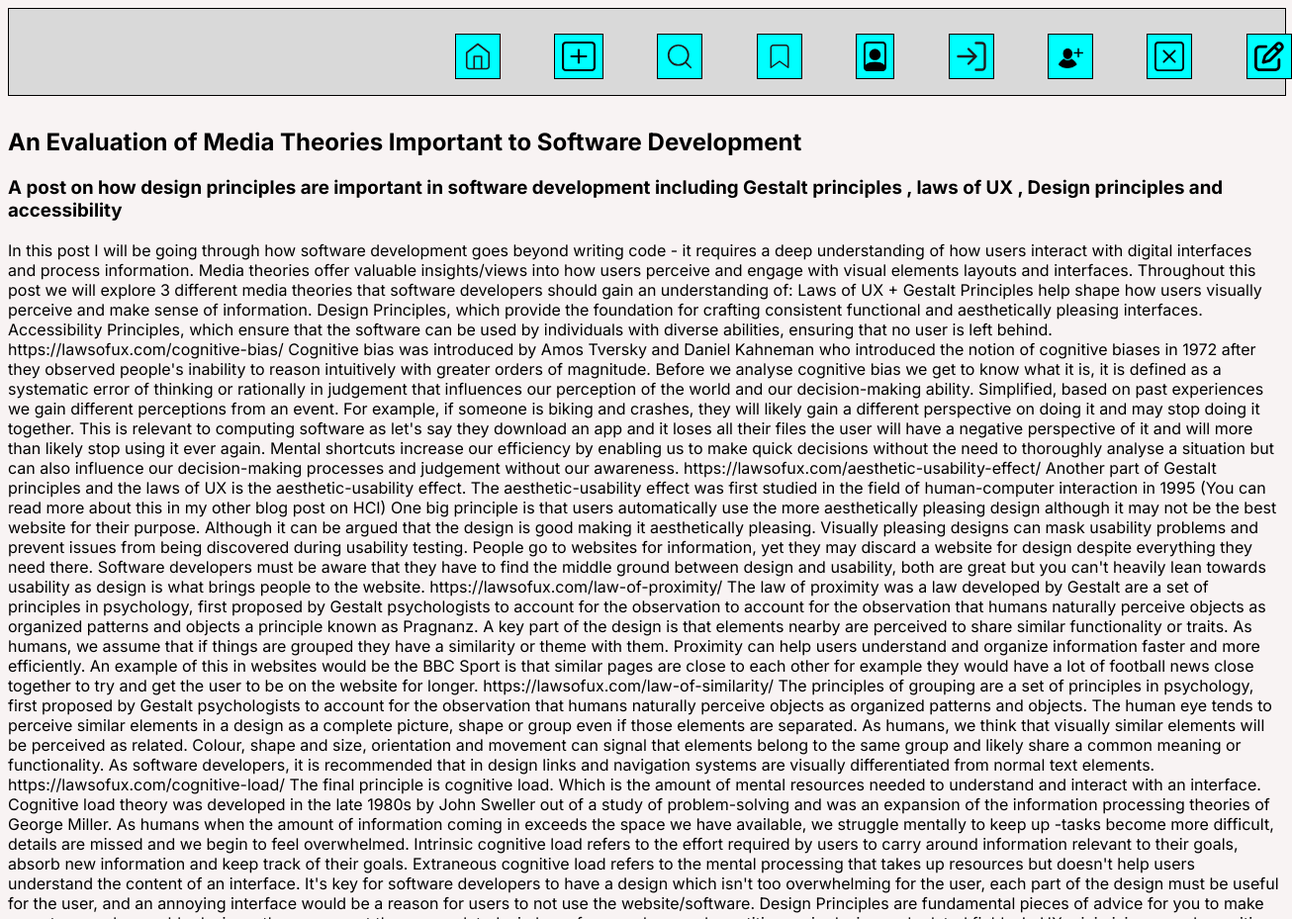
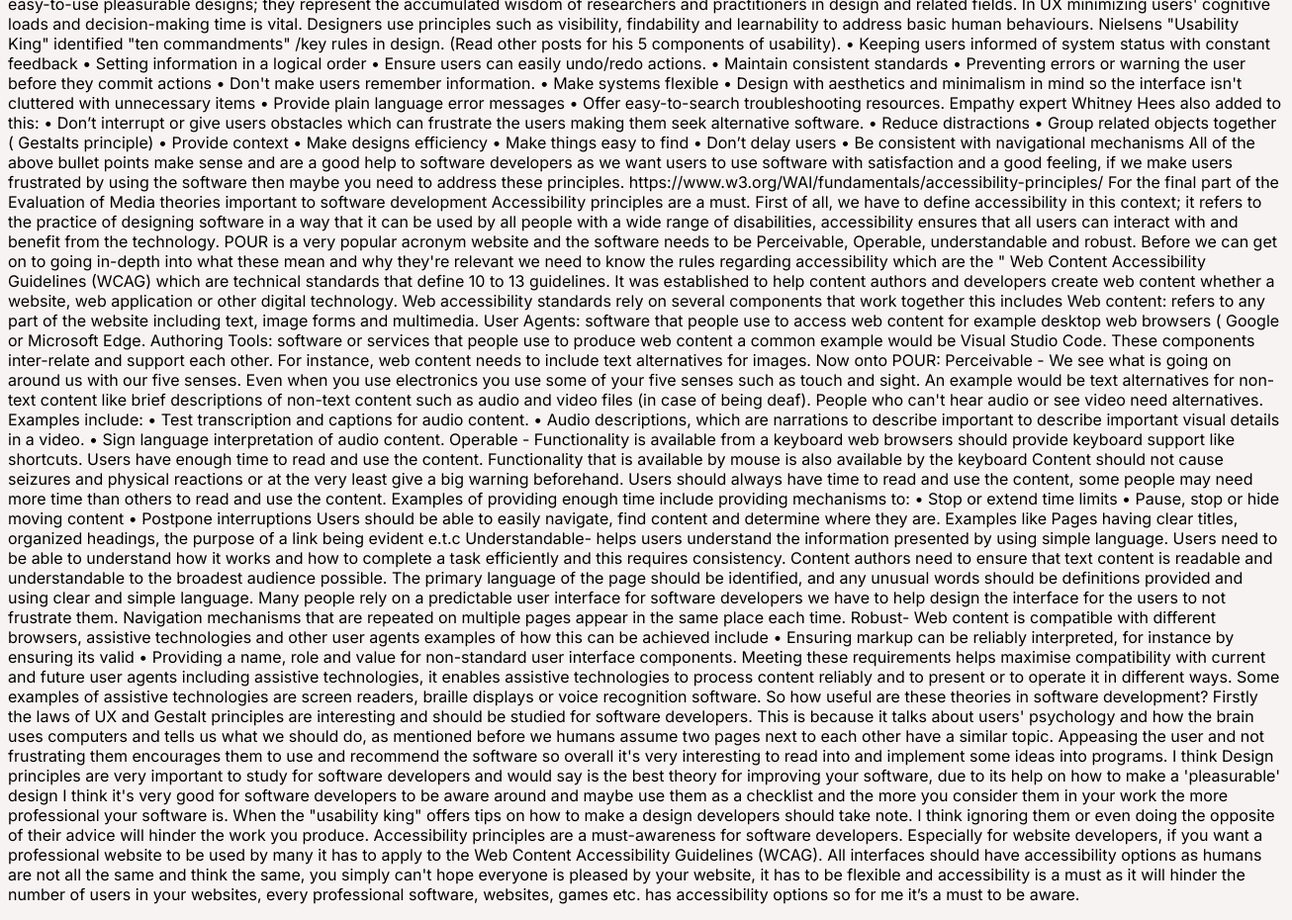
Page /retrieve_post.php?id=34 on the committed database (2 pictures, top to bottom).
### tables this page shows
CREATE TABLE `posts` (
  `id` int(12) UNSIGNED NOT NULL,
  `title` varchar(255) NOT NULL,
  `description` varchar(255) NOT NULL,
  `post_txt` mediumtext NOT NULL,
  `picture` blob NOT NULL,
  `created` date NOT NULL DEFAULT current_timestamp()
);

### retrieve_post.php (the view, shortened to what this page needs)
<!DOCTYPE html>
<html lang="en">
<head>
    <link href="header.css" rel="stylesheet">
</head>
<body>
<nav class="Header">
        <a class="icon" class="icon" href="index.php">
            <img src="Home.svg">
            </a>
            <a class="icon" href="new_post_form.php">
            <img src="create_post.svg">
            </a>
            <a class="icon" href="list_posts.php">
            <img src="Search.svg">
        <a class="icon" href="bookmarked_posts.php">
        <img src="Bookmark.svg">
        </a>
            <a class="icon" href="view_profile.php">
            <img src="Account.svg">
            </a>
            </a>
            <a class="icon" href="login.php">
            <img src="login.svg">
            </a>
            <a class="icon" href="signup.php">
            <img src="signup.svg">
            </a>
            <a class="icon" href="delete_profile.php">
        <img src="delete_profile.svg">
        </a>
        <a class="icon" href="feedback.php">
        <img src="feedback.svg">
        </a>
        </nav>
        <div class="post">
        <?php
        include 'connectdb.php';
$post_id = $_GET['id'];
$sql = "SELECT title, description, post_txt, picture FROM posts WHERE id = ?";
$stmt = $conn->prepare($sql);
$stmt->bind_param("i", $post_id);
$stmt->execute();
$result = $stmt->get_result();
if($result->num_rows > 0) {
    while ($row = $result->fetch_assoc()){
        echo '<section class="postCard">';
        echo "<h2>" . htmlspecialchars($row['title']) . "</h2>";
        echo "<h3>" . htmlspecialchars($row['description']) . "</h3>";
        echo "<p>" . htmlspecialchars($row['post_txt']) . "</p>";
        echo '</section>';
    }
} else {
    echo "Sorry, 0 Results Returned";
}
?>
</div>
</body>
</html>

### header.css (style rules this page uses)
body { background-color: #F8F3F3; font-family: "Inter", sans-serif; }
nav { width: 100%; margin: auto; height: 87px; display: inline-block; background-color: #D9D9D9; border: 1px solid #000; }
.icon { text-decoration: none; position: relative; left: 33%; }
.icon img { border: #000 thin solid; padding: 7px; height: 30px; background-color: aqua; margin: 25px; }

### rows in the picture
posts: title "An Evaluation of Media Theories Important to Software Development", description "A post on how design principles are important in software development including Gestalt principles , laws of UX , Design principles and accessibility", post_txt "In this post I will be going through how software development goes beyond writing code - it requires a deep understanding of how users interact with digital interfaces and process information. Media theories offer valuable insights/views into how users perceive and engage with visual elements layouts and interfaces. Throughout this post we will explore 3 different media theories that software developers should gain an understanding of: Laws of UX + Gestalt Principles help shape how users visually perceive and make sense of information. Design Principles, which provide the foundation for crafting consistent functional and aesthetically pleasing interfaces. Accessibility Principles, which…"
